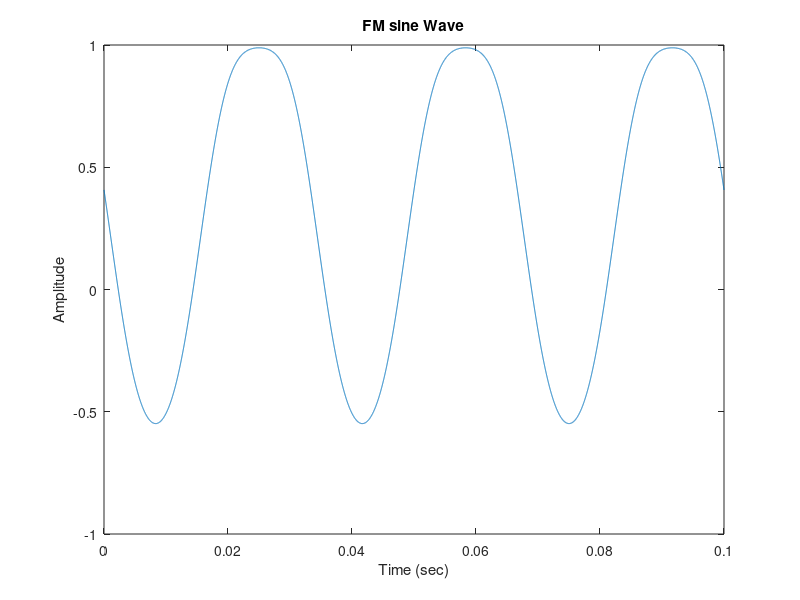
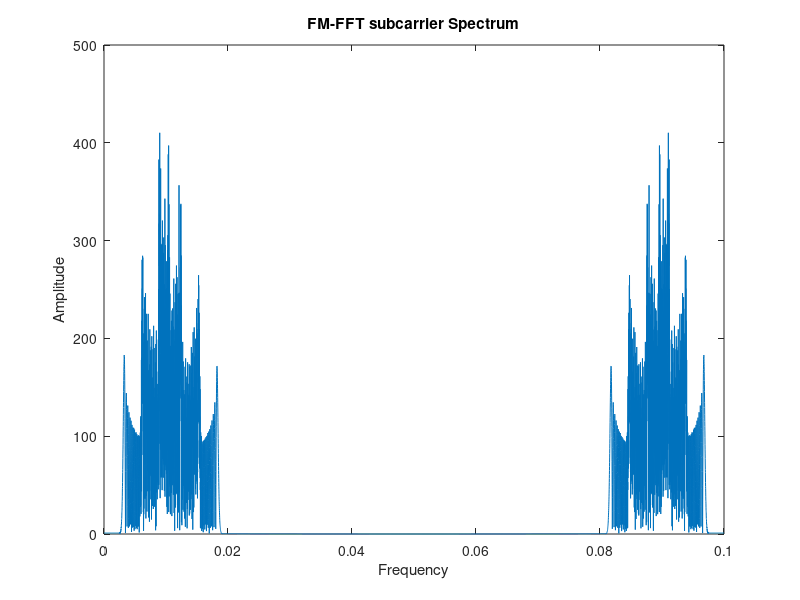
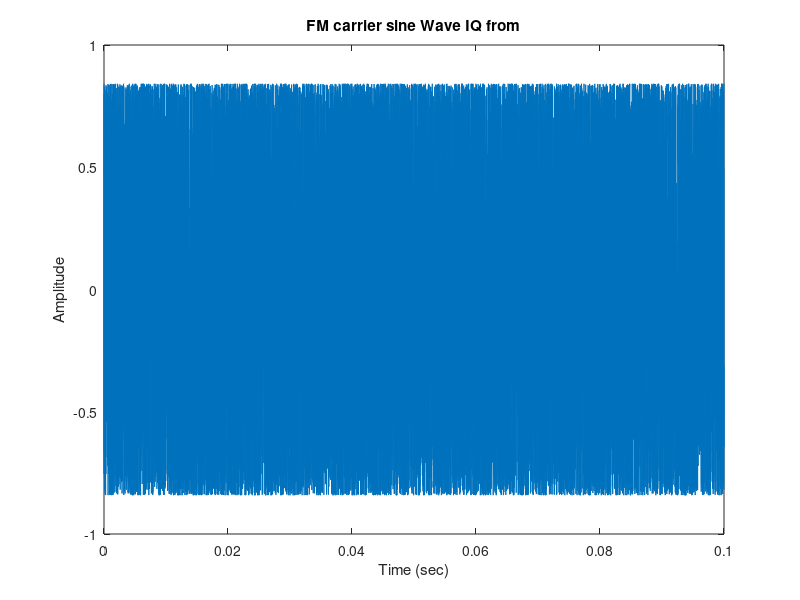
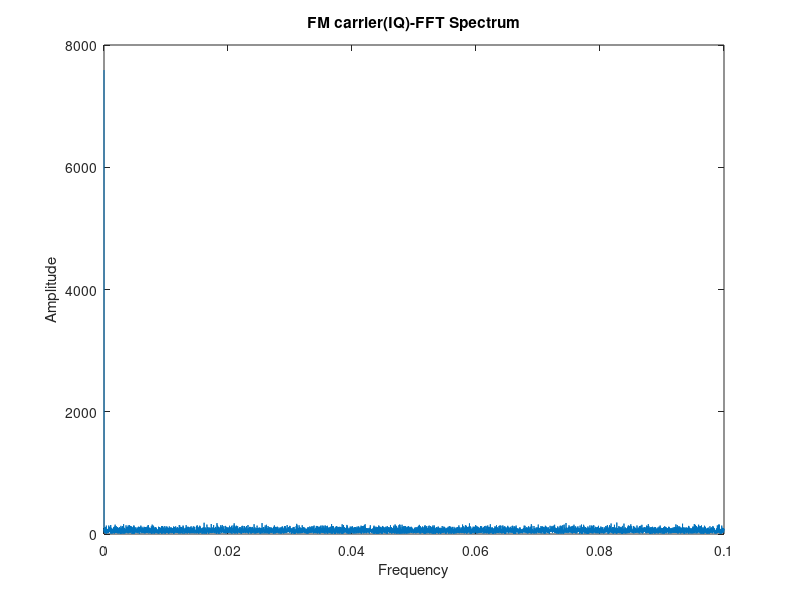

The MATLAB source for these figures, in order:
% Reference Signal
fs = 99600;
t = 0:1/fs:0.1;

x1 = sin(2*pi*30*t);

y1=cos(x1+9960);

x2 = sin(2*pi*30*t+30*pi/180);

% plot(t,x1)
figure(1)
axis([0 0.1 -1 1])

xlabel('Time (sec)')

ylabel('Amplitude')

title('Sine Periodic Wave')

% y1=modulate(x1,9960,2e5,'fm',480)
plot(t,y1)
xlabel('Time (sec)')

ylabel('Amplitude')

title('FM sine Wave')
% % % % % % % % % % % % 
% Subcarrier


fs=9960;
ys = [];
D = 480;
idata = [];
qdata = [];
IQData=[]; 
Dc = 5e3;
yc = [];
fsc = 108e7;
fc=108e6;
idatac = [];
qdatac = [];
IQDatac=[]; 
for r = 1:length(t)

    % loop

    ys(r) = cos(2*pi*(fs+D*cos(2*pi*30*t(r)))*t(r)); %subcarrier
    yc(r) = cos(2*pi*(fsc+Dc*ys(r))*t(r)); %carrier
    idata(r)=sin(ys(r));
    qdata(r)=cos(ys(r));
    IQDatas(r)=idata(r)+j.*qdata(r);
    IQDatac(r)=sin(yc(r))+j.*cos(yc(r));
end

figure(2)
plot(t,abs(fft(ys)))
xlabel('Frequency')
ylabel('Amplitude')
title('FM-FFT subcarrier Spectrum')
figure(3)
 plot(t,IQDatas)
xlabel('Time (sec)')
ylabel('Amplitude')
title('FM subcarrier sine Wave IQ from')
figure(4)
plot(t,abs(fft(IQDatas)))
xlabel('Frequency')
ylabel('Amplitude')
title('FM subcarrier(IQ)-FFT Spectrum')
wave = [real(IQDatas);imag(IQDatas)];
% wave = wave(:)';    % transpose the waveform


% % % % % % % % % 
% Carrier
figure(5)
plot(t,abs(fft(yc)))
xlabel('Frequency')
ylabel('Amplitude')
title('FM-FFT carrier Spectrum')
figure(3)
 plot(t,IQDatac)
xlabel('Time (sec)')
ylabel('Amplitude')
title('FM carrier sine Wave IQ from')
figure(4)
plot(t,abs(fft(IQDatac)))
xlabel('Frequency')
ylabel('Amplitude')
title('FM carrier(IQ)-FFT Spectrum')
wave = [real(IQDatac);imag(IQDatac)];